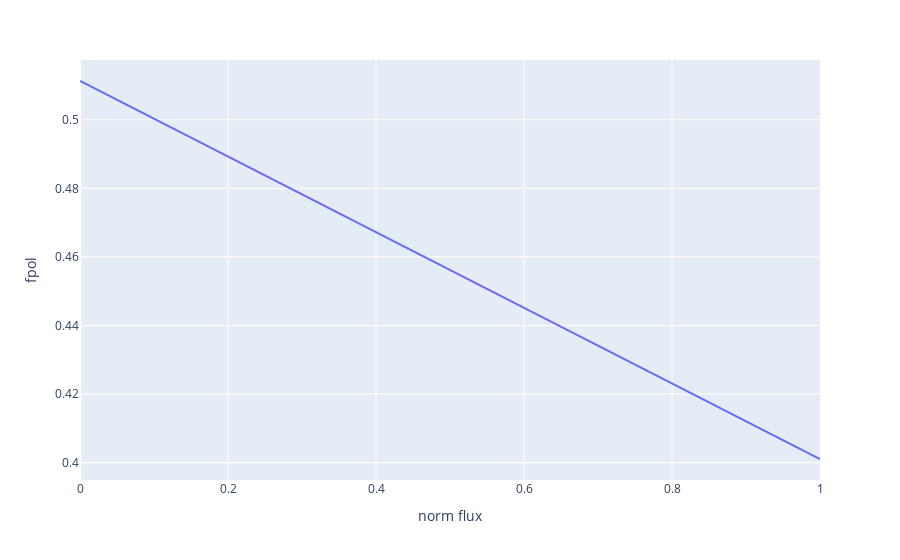
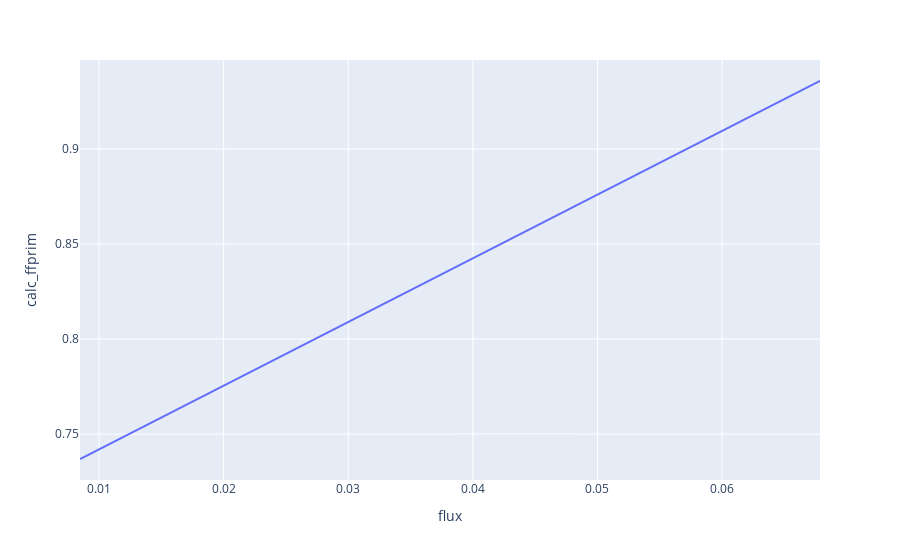
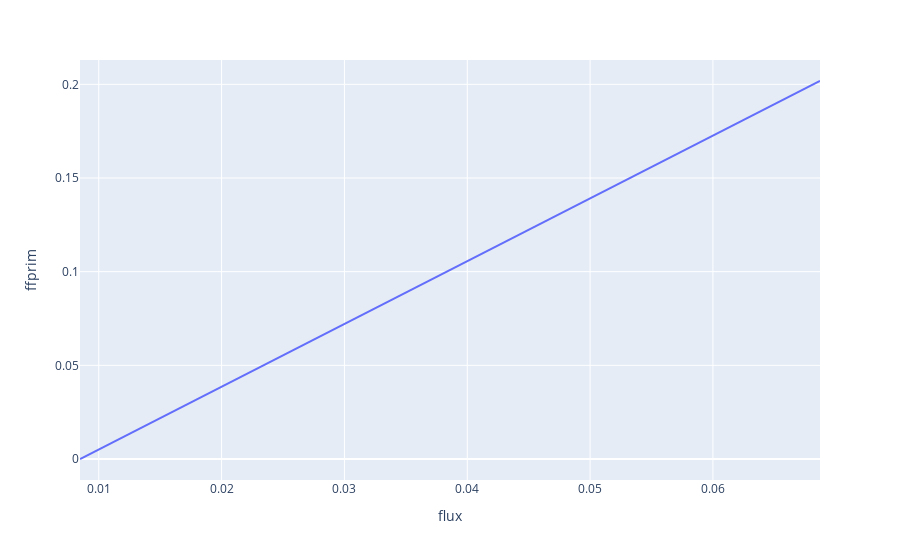

The notebook cell saved with these charts, in order:
### Markdown cell above
## ポロイダル電流に関する整合性の確認

### Code cell
# fpolの波形をフラックスで微分して、ffprimに一致することを確認
y = np.array(pr['fpol'])
x = np.linspace(0, 1, len(y))
df = pd.DataFrame(data=np.array([x, y]).T, columns=['norm flux', 'fpol'])
fig2 = px.line(df, x='norm flux', y='fpol')
fig2.show()
x2 = get_flux(x)
# ffprimを計算
x3, v = get_diff(x2, y)
df = pd.DataFrame(data=np.array([x3, v*y[:-1]]).T, columns=['flux', 'calc_ffprim'])
fig2 = px.line(df, x='flux', y='calc_ffprim')
fig2.show()
y1 = pr['ffprim']
df = pd.DataFrame(data=np.array([x2, y1]).T, columns=['flux', 'ffprim'])
fig2 = px.line(df, x='flux', y='ffprim')
fig2.show()
